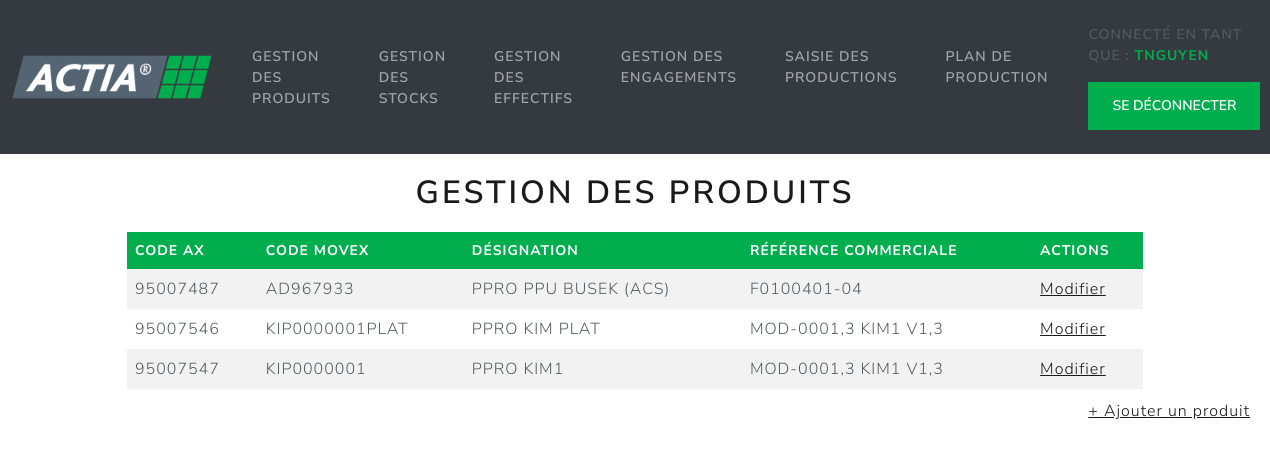
Page /gestion_produit.php (signed in) on the committed database.
### tables this page shows
CREATE TABLE `produit` (
  `code_ax` varchar(50) NOT NULL,
  `code_movex` varchar(50) DEFAULT NULL,
  `designation_produit` varchar(50) DEFAULT NULL,
  `reference_commerciale` varchar(50) DEFAULT NULL,
  `stock_secu_attendu` int(11) NOT NULL,
  `stock_secu_reel` int(11) NOT NULL,
  `commentaire_stock` varchar(255) DEFAULT NULL
);

### gestion_produit.php (the view, shortened to what this page needs)
<?php
$dbh = db_connect();
$sql = "SELECT * FROM produit";
try {
    $sth = $dbh->prepare($sql);
    $sth -> execute();
    $produits = $sth -> fetchAll(PDO::FETCH_ASSOC);
} catch (PDOException $ex) {
    die ("Erreur lors de la récupération des produits : " . $ex -> getMessage());
}
$lien_insert= '<a href="ajout_produit.php">+ Ajouter un produit</a>';
?>
<!DOCTYPE html>
<html lang="fr">
<head>
</head>
<body>
    <?php include "tete_page.php";?>
    <h1 style = "text-align: center; margin-top: 20px;">Gestion des produits</h1>
    <table style = "margin-top: 20px;">
        <tr>
            <th>Code AX</th>
            <th>Code Movex</th>
            <th>Désignation</th>
            <th>Référence commerciale</th>
            <th>Actions</th>
        </tr>
        <?php
            foreach ($produits as $produit) {
                $lien_update = '<a href="modification_produit.php?code_ax='.$produit["code_ax"].'">Modifier</a>';
                echo "<tr class = 'table-active'>";
                echo "<td>".$produit["code_ax"]."</td>";
                echo "<td>".$produit["code_movex"]."</td>";
                echo "<td>".$produit["designation_produit"]."</td>";
                echo "<td>".$produit["reference_commerciale"]."</td>";
                echo "<td>".$lien_update."</td>";
                echo "</tr>";
            }
        ?>
    </table>
        <?php
        if ($_SESSION["id_usertype"] == 3) {
        echo "<p style = 'text-align: right; margin-top: 10px; margin-right: 20px;'>".$lien_insert."</p>";
        }
        ?>
</body>
</html>

### gestion_produit.php (style rules this page uses)
table { width: 80%; border-collapse: collapse; margin: auto; }
th { border: 1px solid #ddd; color: white; padding: 8px; text-align: left; background-color: #00ae4e; }
tr:nth-child(even) { background-color: #f2f2f2; }
tr:nth-child(odd) { background-color: #ffffff; }
td { border: 1px solid #ddd; padding: 8px; text-align: left; }

### rows in the picture
produit: code_ax "95007487", code_movex "AD967933", designation_produit "PPRO PPU BUSEK (ACS)", reference_commerciale "F0100401-04"
produit: code_ax "95007546", code_movex "KIP0000001PLAT", designation_produit "PPRO KIM PLAT", reference_commerciale "MOD-0001,3 KIM1 V1,3"
produit: code_ax "95007547", code_movex "KIP0000001", designation_produit "PPRO KIM1", reference_commerciale "MOD-0001,3 KIM1 V1,3"

### other values in the picture
$_SESSION["username"] "TNGUYEN"
